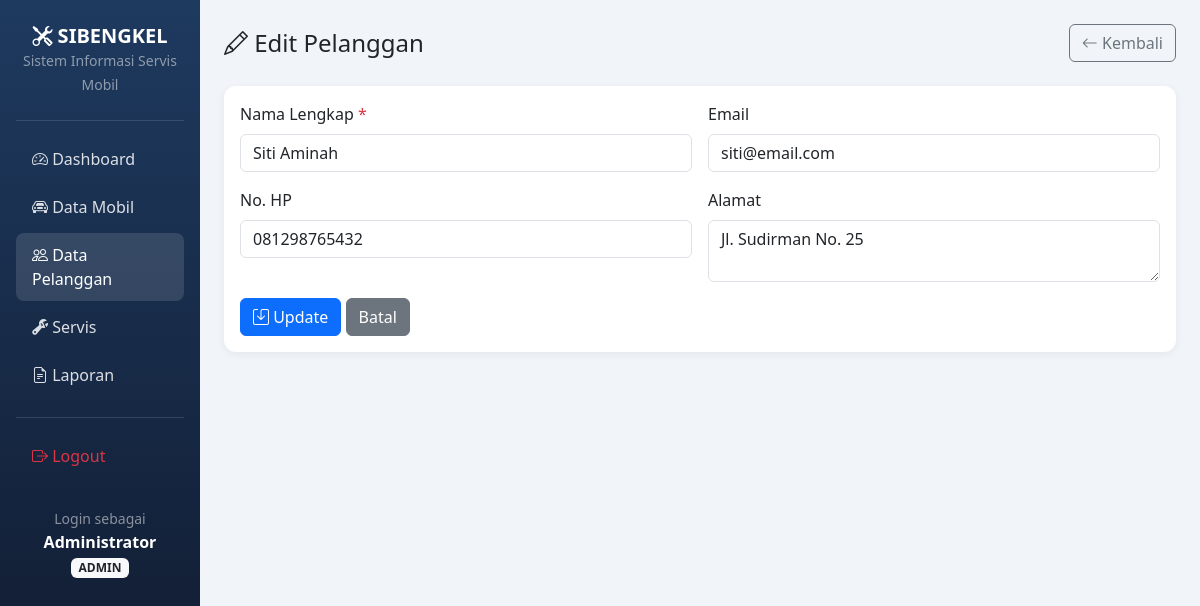
Page /pages/pelanggan/edit.php?id=2 (signed in) on the committed database.
### tables this page shows
CREATE TABLE pelanggan (
    id INT AUTO_INCREMENT PRIMARY KEY,
    nama VARCHAR(100) NOT NULL,
    email VARCHAR(100),
    no_hp VARCHAR(20),
    alamat TEXT,
    created_at TIMESTAMP DEFAULT CURRENT_TIMESTAMP
);

### pages/pelanggan/edit.php (the view, shortened to what this page needs)
<?php
require_once '../../config/database.php';
require_once '../../includes/header.php';
$id = (int)($_GET['id'] ?? 0);
$stmt = $conn->prepare("SELECT * FROM pelanggan WHERE id = ?");
$stmt->bind_param("i", $id);
$stmt->execute();
$pelanggan = $stmt->get_result()->fetch_assoc();
?>
<div class="d-flex justify-content-between align-items-center mb-4">
    <h4 class="mb-0"><i class="bi bi-pencil"></i> Edit Pelanggan</h4>
    <a href="index.php" class="btn btn-outline-secondary"><i class="bi bi-arrow-left"></i> Kembali</a>
</div>
<div class="card">
    <div class="card-body">
        <form method="POST">
            <div class="row g-3">
                <div class="col-md-6">
                    <label class="form-label">Nama Lengkap <span class="text-danger">*</span></label>
                    <input type="text" name="nama" class="form-control" required value="<?= htmlspecialchars($_POST['nama'] ?? $pelanggan['nama']) ?>">
                </div>
                <div class="col-md-6">
                    <label class="form-label">Email</label>
                    <input type="email" name="email" class="form-control" value="<?= htmlspecialchars($_POST['email'] ?? $pelanggan['email']) ?>">
                </div>
                <div class="col-md-6">
                    <label class="form-label">No. HP</label>
                    <input type="text" name="no_hp" class="form-control" value="<?= htmlspecialchars($_POST['no_hp'] ?? $pelanggan['no_hp']) ?>">
                </div>
                <div class="col-md-6">
                    <label class="form-label">Alamat</label>
                    <textarea name="alamat" class="form-control" rows="2"><?= htmlspecialchars($_POST['alamat'] ?? $pelanggan['alamat']) ?></textarea>
                </div>
                <div class="col-12">
                    <button type="submit" class="btn btn-primary"><i class="bi bi-save"></i> Update</button>
                    <a href="index.php" class="btn btn-secondary">Batal</a>
                </div>
            </div>
        </form>
    </div>
</div>
<?php require_once '../../includes/footer.php'; ?>

### includes/header.php (style rules this page uses)
body { background-color: #f1f5f9; }
.card { border: none; border-radius: 12px; box-shadow: 0 2px 10px rgba(0,0,0,0.06); }

### rows in the picture
pelanggan: nama "Siti Aminah", email "siti@email.com", no_hp "081298765432", alamat "Jl. Sudirman No. 25"

### other values in the picture
$user['nama'] "Administrator"
$user['role'] "ADMIN"
